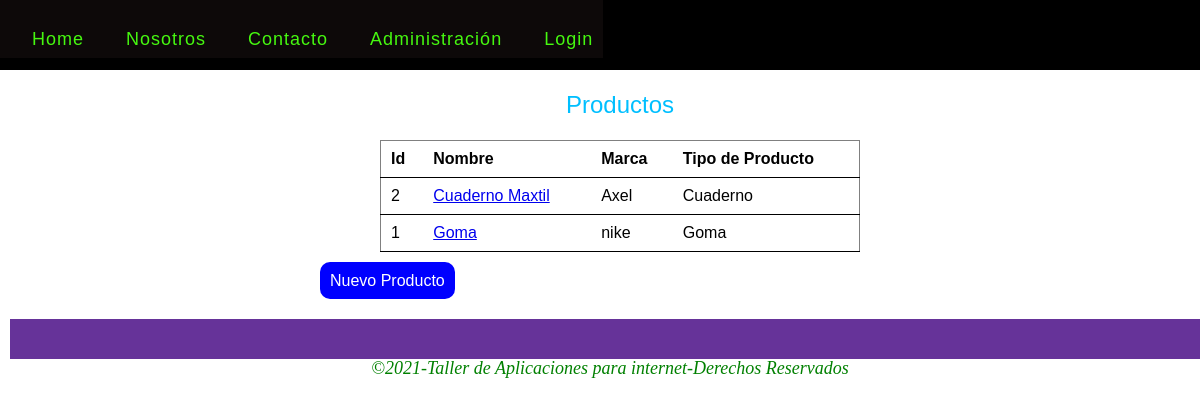
The app's page /productos/index.php with its own data.
### tables this page shows
CREATE TABLE `productos` (
  `id` int(11) NOT NULL,
  `sku` varchar(225) NOT NULL,
  `nombre` varchar(255) NOT NULL,
  `precio` int(11) NOT NULL,
  `activo` int(11) NOT NULL,
  `marca_id` int(11) NOT NULL,
  `producto_tipo_id` int(11) NOT NULL,
  `created_at` datetime DEFAULT NULL,
  `updated_at` datetime DEFAULT NULL
);

CREATE TABLE `marcas` (
  `id` int(11) NOT NULL,
  `nombre` varchar(255) NOT NULL,
  `created_at` datetime DEFAULT NULL,
  `updated_at` datetime DEFAULT NULL
);

CREATE TABLE `producto_tipos` (
  `id` int(11) NOT NULL,
  `nombre` varchar(255) NOT NULL
);

### class/modelo.php (called while the page is built, shortened)
<?php
class Modelo
{
    public function __construct()
    {
        $this->_db = new Conexion;
    }
}

### class/productoModel.php (called while the page is built, shortened)
<?php
    require_once('modelo.php');
    class ProductoModel extends Modelo
    {
        public function getProductos()
        {
            $productos = $this->_db->query("SELECT p.id,p.nombre,m.nombre as marca, pt.nombre as productoTipo FROM productos p
            INNER JOIN marcas m ON p.marca_id = m.id
            INNER JOIN producto_tipos pt on p.producto_tipo_id = pt.id ORDER BY p.nombre;");
            return $productos->fetchall();
        }
    }

### productos/index.php (the view, shortened to what this page needs)
<?php
    require('../class/ProductoModel.php');
    $productos= new ProductoModel;
    $productos = $productos->getProductos();
?>
<!DOCTYPE html>
<html lang="es">
<head>
    <link rel="stylesheet" href="../css/reset.css">
    <link rel="stylesheet" href="../css/estilos.css">
</head>
<body>
    <header>
        <?php  include('../partials/menu.php'); ?>
    </header>
    <section>
        <div class = "formulario">
            <h1>Productos</h1>
            <table class ="table">
                <thead>
                    <tr>
                        <th>Id</th>
                        <th>Nombre</th>
                        <th>Marca</th>
                        <th>Tipo de Producto</th>
                    </tr>
                </thead>
                <tbody>
                    <?php foreach($productos as $producto):?>
                        <tr>
                                <td><?php echo $producto ['id']; ?></td>
                            <td>
                                <a href="show.php?id=<?php echo $producto ['id']; ?>">
                                    <?php echo $producto ['nombre']; ?>
                                </a>
                            </td>
                            <td><?php echo $producto ['marca']; ?></td>
                            <td><?php echo $producto ['productoTipo']; ?></td>
                        </tr>
                    <?php endforeach;?>
                </tbody>
            </table>
            <p class="enlace">
                <a href="add.php" class="btn btn-primary">Nuevo Producto</a>
            </p>
        </div>
    </section>
    <footer>
        <?php  include('../partials/footer.php'); ?>
    </footer>
</body>
</html>

### partials/menu.php (shortened to what this page needs)
<nav id = "menu">
    <ul>
        <li><a href="<?php echo BASE_URL;?>">Home</a></li>
        <li><a href="<?php echo BASE_URL .'nosotros.php'?>">Nosotros</a>
        </li>
        <li><a href="#">Contacto</a></li>
        <li><a href="#">Administración</a>
        <?php if(!isset($_SESSION['autenticado'])): ?>
            <a href="<?php echo USUARIOS.'login.php'; ?>">Login</a>
       <?php else:?>
            <a href="<?php echo USUARIOS.'logout.php'; ?>">Logout</a>
        <?php endif; ?>
        </li>
    </ul>
</nav>

### partials/footer.php
<p class="copyright">&copy;2021-Taller de Aplicaciones para internet-Derechos Reservados</p>

### css/estilos.css (style rules this page uses)
footer { width: 100%; float:left; height: 40px; background-color:rebeccapurple; margin: 10px; }
footer p { color: green; }
h1,h2,h3,h4,h5,h6 { color: deepskyblue; font-family: Arial, Helvetica, sans-serif; padding: 23px; }
nav { margin-top: 35px; height: 70px; background-color:black; }
nav ul li { margin-left: 20px; }
nav ul li a { float: left; color:rgb(175, 231, 21); font-size: 24px; text-decoration: none; margin-left: 22px; margin-top: 20px; font-family: Impact, Haettenschweiler, 'Arial Narrow Bold', sans-serif; }
section { float: left; width: 100%; margin-left: 20px; margin-right: 20px; margin-bottom: 20px; }
section h1 { text-align: center; font-size: 24px; }
table { width: 80%; margin: auto; }
.btn { width: 120px; height: 40px; border:0px; text-align: center; border-radius: 10px; margin-top: 10px; text-decoration: none; }
.btn-primary,.btn-link { background-color: blue; color: white; }
.btn-link,.btn-primary,.btn-warning { font-family:Georgia, 'Times New Roman', Times, serif; }
.copyright { font-size: 18px; font-style: italic; text-align: center; margin-top: 40px; }
.enlace { float: left; margin-top: 20px; }
.enlace a { width: auto; text-decoration: none; padding: 10px; font-family: Arial, Helvetica, sans-serif; vertical-align: middle; margin-bottom: 100%; }
.formulario { float:left; width: 50%; left: 50%; margin-left: 25%; }
.table { border:grey solid 1px; border-radius: gray; }
.table th { font-weight: bold; }
.table th ,td { padding: 10px; border-bottom: 1px solid; text-align: left; font-family: Arial, Helvetica, sans-serif; }
#menu { margin-top: 50px; margin-left: 20px; margin: auto; }
#menu ul { list-style:none; margin:0; padding:0; }
#menu ul li { background-color: rgba(19, 13, 13, 0.733); }
#menu ul a { display:block; color: rgb(70, 248, 16); text-decoration:none; font-weight:400; font-size:18px; padding:10px; font-family: Arial, Helvetica, sans-serif; letter-spacing:1px; }
#menu ul li { position:relative; float:left; margin:0; padding:0; }

### records on screen
productos: id "2", nombre "Cuaderno Maxtil", marca.nombre "Axel", producto_tipo.nombre "Cuaderno"
productos: id "1", nombre "Goma", marca.nombre "nike", producto_tipo.nombre "Goma"
